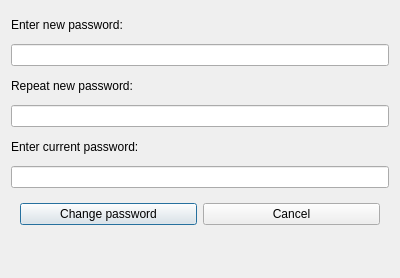
<?xml version="1.0" encoding="UTF-8"?>
<ui version="4.0">
 <class>password_edit_dialog</class>
 <widget class="QDialog" name="password_edit_dialog">
  <property name="geometry">
   <rect>
    <x>0</x>
    <y>0</y>
    <width>400</width>
    <height>278</height>
   </rect>
  </property>
  <property name="windowTitle">
   <string>Edit password</string>
  </property>
  <layout class="QVBoxLayout" name="verticalLayout">
   <item>
    <widget class="QLabel" name="label">
     <property name="text">
      <string>Enter new password:</string>
     </property>
    </widget>
   </item>
   <item>
    <widget class="QLineEdit" name="new_password_input"/>
   </item>
   <item>
    <widget class="QLabel" name="label_2">
     <property name="text">
      <string>Repeat new password:</string>
     </property>
    </widget>
   </item>
   <item>
    <widget class="QLineEdit" name="new_password_repeat_input"/>
   </item>
   <item>
    <widget class="QLabel" name="label_3">
     <property name="text">
      <string>Enter current password:</string>
     </property>
    </widget>
   </item>
   <item>
    <widget class="QLineEdit" name="current_password_input"/>
   </item>
   <item>
    <widget class="QWidget" name="widget" native="true">
     <layout class="QHBoxLayout" name="horizontalLayout">
      <item>
       <widget class="QPushButton" name="change_password_btn">
        <property name="text">
         <string>Change password</string>
        </property>
       </widget>
      </item>
      <item>
       <widget class="QPushButton" name="cancel_btn">
        <property name="text">
         <string>Cancel</string>
        </property>
       </widget>
      </item>
     </layout>
    </widget>
   </item>
   <item>
    <widget class="QLabel" name="message_label">
     <property name="font">
      <font>
       <pointsize>14</pointsize>
      </font>
     </property>
     <property name="styleSheet">
      <string notr="true">color:red</string>
     </property>
     <property name="text">
      <string/>
     </property>
    </widget>
   </item>
  </layout>
 </widget>
 <resources/>
 <connections/>
</ui>
